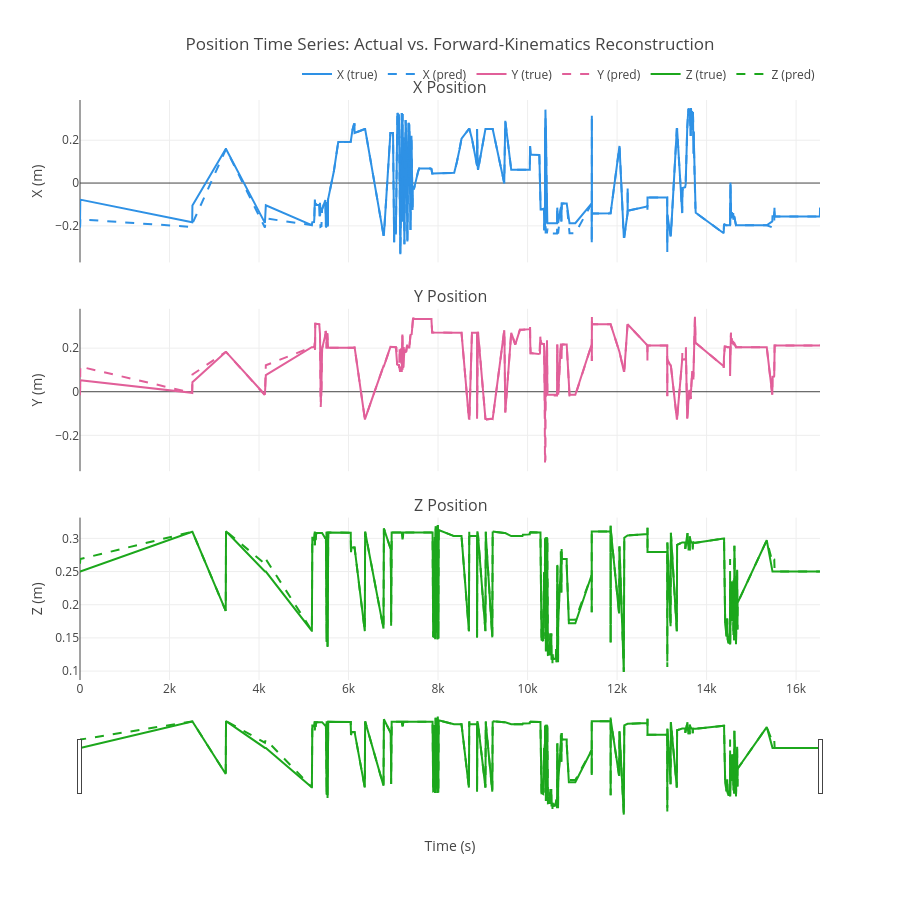

Here is the notebook cell this chart was saved with:
### Code cell
import plotly.express as px
from plotly.subplots import make_subplots
import plotly.graph_objects as go

def time_series_plots(df, error=None):
    feature_type_lst = ["x", "y", "z"]
    colors = px.colors.qualitative.Dark24[:3]

    # Create subplots for X, Y, Z
    fig = make_subplots(
        rows=3, cols=1,
        shared_xaxes=True,
        subplot_titles=("X Position", "Y Position", "Z Position"),
        vertical_spacing=0.08
    )

    # Loop through each axis
    for idx, feature_type in enumerate(feature_type_lst, start=1):
        color = colors[idx - 1]

        # Plot original position
        if feature_type in df.columns:
            fig.add_trace(
                go.Scatter(
                    x=df['time'],
                    y=df[feature_type],
                    name=f"{feature_type.upper()} (true)",
                    mode='lines',
                    line=dict(color=color, width=2),
                ),
                row=idx, col=1
            )

        # Plot reconstructed / predicted position
        hat_col = f"{feature_type}_hat"
        if hat_col in df.columns:
            fig.add_trace(
                go.Scatter(
                    x=df['time'],
                    y=df[hat_col],
                    name=f"{feature_type.upper()} (pred)",
                    mode='lines',
                    line=dict(color=color, width=2, dash='dash')
                ),
                row=idx, col=1
            )

    # Optional: error shading or line
    if error is not None and "time" in df.columns:
        fig.add_trace(
            go.Scatter(
                x=df['time'],
                y=error,
                name="Error",
                mode='lines',
                line=dict(color='red', dash='dot')
            ),
            row=3, col=1
        )

    # Axis titles
    fig.update_xaxes(title_text="Time (s)", row=3, col=1, rangeslider_visible=True)
    for i, feature_type in enumerate(feature_type_lst, start=1):
        fig.update_yaxes(title_text=f"{feature_type.upper()} (m)", row=i, col=1)

    # Layout
    fig.update_layout(
        height=900,
        title_text="Position Time Series: Actual vs. Forward-Kinematics Reconstruction",
        legend=dict(orientation="h", yanchor="bottom", y=1.02, xanchor="right", x=1)
    )

    return fig

# Example usage
fig = time_series_plots(df)
fig.show()

### Figure 1 — Plotly figure (JSON) as saved in the notebook; plotly's stock layout.template omitted (floating-point values rounded to 4 significant figures; data arrays with more than 128 entries replaced by an {"elided": "..."} marker saying what was removed)
{"data": [{"line": {"color": "#2E91E5", "width": 2}, "mode": "lines", "name": "X (true)", "type": "scatter", "x": {"elided": "11103 float values"}, "xaxis": "x", "y": {"elided": "11103 float values"}, "yaxis": "y"}, {"line": {"color": "#2E91E5", "dash": "dash", "width": 2}, "mode": "lines", "name": "X (pred)", "type": "scatter", "x": {"elided": "11103 float values"}, "xaxis": "x", "y": {"elided": "11103 float values"}, "yaxis": "y"}, {"line": {"color": "#E15F99", "width": 2}, "mode": "lines", "name": "Y (true)", "type": "scatter", "x": {"elided": "11103 float values"}, "xaxis": "x2", "y": {"elided": "11103 float values"}, "yaxis": "y2"}, {"line": {"color": "#E15F99", "dash": "dash", "width": 2}, "mode": "lines", "name": "Y (pred)", "type": "scatter", "x": {"elided": "11103 float values"}, "xaxis": "x2", "y": {"elided": "11103 float values"}, "yaxis": "y2"}, {"line": {"color": "#1CA71C", "width": 2}, "mode": "lines", "name": "Z (true)", "type": "scatter", "x": {"elided": "11103 float values"}, "xaxis": "x3", "y": {"elided": "11103 float values"}, "yaxis": "y3"}, {"line": {"color": "#1CA71C", "dash": "dash", "width": 2}, "mode": "lines", "name": "Z (pred)", "type": "scatter", "x": {"elided": "11103 float values"}, "xaxis": "x3", "y": {"elided": "11103 float values"}, "yaxis": "y3"}], "layout": {"annotations": [{"font": {"size": 16}, "showarrow": false, "text": "X Position", "x": 0.5, "xanchor": "center", "xref": "paper", "y": 1, "yanchor": "bottom", "yref": "paper"}, {"font": {"size": 16}, "showarrow": false, "text": "Y Position", "x": 0.5, "xanchor": "center", "xref": "paper", "y": 0.64, "yanchor": "bottom", "yref": "paper"}, {"font": {"size": 16}, "showarrow": false, "text": "Z Position", "x": 0.5, "xanchor": "center", "xref": "paper", "y": 0.28, "yanchor": "bottom", "yref": "paper"}], "height": 900, "legend": {"orientation": "h", "x": 1, "xanchor": "right", "y": 1.02, "yanchor": "bottom"}, "title": {"text": "Position Time Series: Actual vs. Forward-Kinematics Reconstruction"}, "xaxis": {"anchor": "y", "domain": [0, 1], "matches": "x3", "showticklabels": false}, "xaxis2": {"anchor": "y2", "domain": [0, 1], "matches": "x3", "showticklabels": false}, "xaxis3": {"anchor": "y3", "domain": [0, 1], "rangeslider": {"visible": true}, "title": {"text": "Time (s)"}}, "yaxis": {"anchor": "x", "domain": [0.72, 1], "title": {"text": "X (m)"}}, "yaxis2": {"anchor": "x2", "domain": [0.36, 0.64], "title": {"text": "Y (m)"}}, "yaxis3": {"anchor": "x3", "domain": [0, 0.28], "title": {"text": "Z (m)"}}}}
